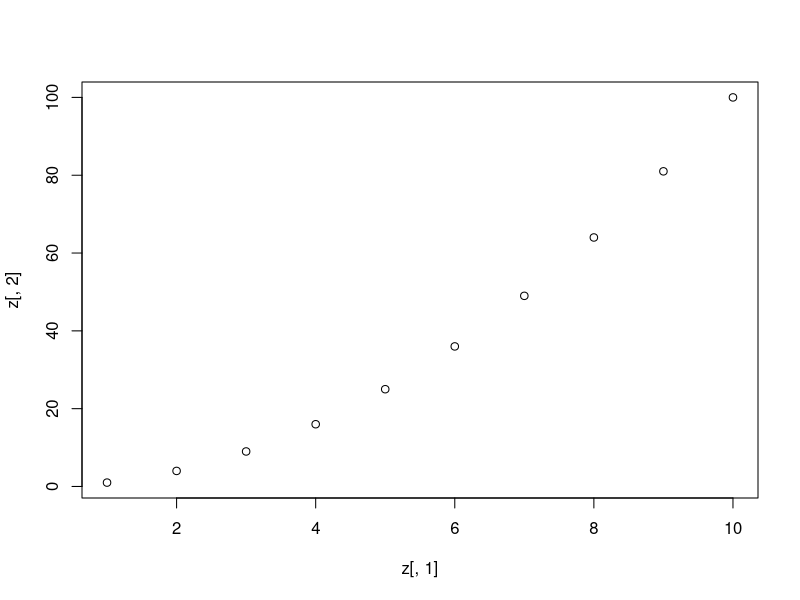

Write R code to recreate this figure.
# Variables:

# texto
s <- "Ola"

# números
## integer
i <- 1

## decimales
d <- 1.23

## lógicos
l <- TRUE 

# Construcciones dimensionadas con variables
## scalar: un solo valor en la variable
i <- 1

## vector: varios valores en una dimension, un set
ii <- 1:10
ll <- rep(TRUE, 5)
dd <- seq(1, 2, 0.1)
tt <- letters
tt <- LETTERS[3:10]

## matriz: varios valores del mismo tipo en dos 
## dimensiones
mm <- matrix(data = NA, nrow = 4, ncol = 5)
m1 <- 1:20
m2 <- matrix(data = m1, nrow = 4, ncol = 5)
m3 <- matrix(data = m1, nrow = 4, ncol = 5, byrow = TRUE)
m4 <- letters[1:25]
m5 <- matrix(data = m4, nrow = 5, ncol = 5, byrow = TRUE)

x <- 1:10
y <- x * x
z <- cbind(x, y)
plot(x = z[, 1], y = z[, 2])












